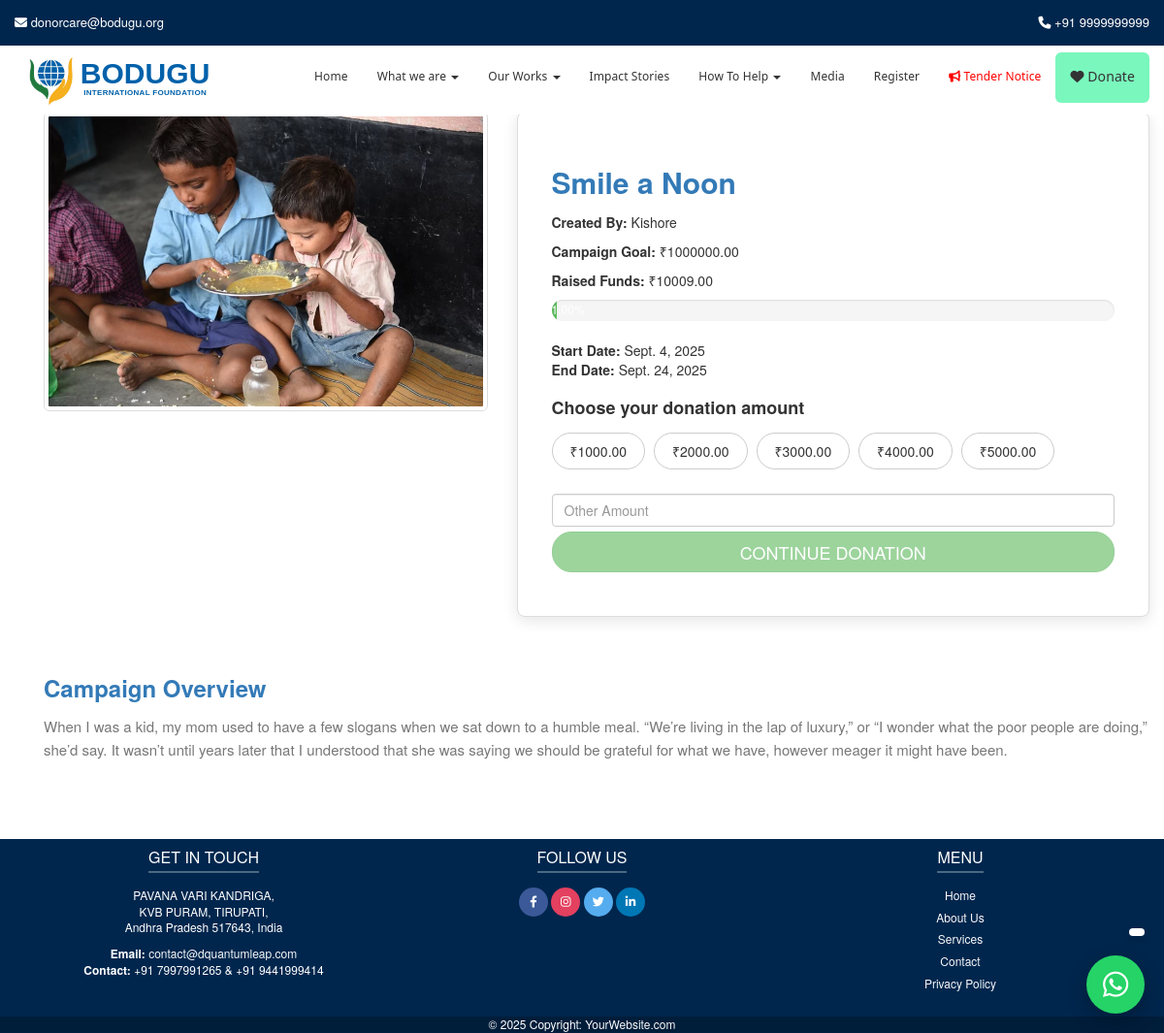
The page /campaigns/smile-a-noon/ on the database its author committed.
### trust/models.py (models this page shows, shortened)
class Campaign(models.Model):
    title = models.CharField(max_length=200)
    slug = models.SlugField(unique=True, blank=True)
    description = models.TextField(blank=True)
    image = models.ImageField(upload_to="campaigns/", blank=True, null=True)
    goal_amount = models.DecimalField(max_digits=12, decimal_places=2, default=0)
    raised_amount = models.DecimalField(max_digits=12, decimal_places=2, default=0)
    start_date = models.DateField(blank=True, null=True)
    end_date = models.DateField(blank=True, null=True)
    created_by = models.CharField(max_length=200, blank=True, null=True)
    @property
    def progress_percentage(self):
        if self.goal_amount > 0:
            return round((self.raised_amount / self.goal_amount) * 100, 2)
        return 0

class CampaignDonationAmount(models.Model):
    campaign = models.ForeignKey(Campaign, related_name="donation_amounts", on_delete=models.CASCADE)
    amount = models.DecimalField(max_digits=10, decimal_places=2)
    description = models.CharField(max_length=255, blank=True)

### trust/views.py (the view)
# urls.py: path("campaigns/<slug:slug>/", views.campaign_detail, name="campaign_detail"),
def campaign_detail(request, slug):
    campaign = get_object_or_404(Campaign, slug=slug)
    donation_options = campaign.donation_amounts.all()  # Related name in CampaignDonationAmount
    return render(request, "trust/campaign_detail.html", {
        "campaign": campaign,
        "donation_options": donation_options,
    })

### trust/context_processors.py (called while the page is built)
def areas_processor(request):
    return {
        "areas": AreaOfWork.objects.all()
    }

### templates/trust/campaign_detail.html (shortened to what this page needs)
{% extends "base.html" %}
{% load static %}
{% block content %}
<div class="container campaign-detail">
    <div class="row">
        <div class="col-md-5 col-sm-12 text-center">
            {% if campaign.image %}
                <img src="{{ campaign.image.url }}"
                     class="img-responsive img-thumbnail campaign-img"
                     alt="{{ campaign.title }}">
            {% endif %}
        </div>
        <div class="col-md-7 col-sm-12">
            <div class="panel panel-default campaign-info-panel">
                <div class="panel-body">
                    <h2 class="text-primary campaign-title">
                        {{ campaign.title }}
                    </h2>
                    {% if campaign.created_by %}
                        <p><strong>Created By:</strong> {{ campaign.created_by }}</p>
                    {% endif %}
                    <div class="campaign-goal">
                        <p><strong>Campaign Goal:</strong> ₹{{ campaign.goal_amount|floatformat:2 }}</p>
                        <p><strong>Raised Funds:</strong> ₹{{ campaign.raised_amount|floatformat:2 }}</p>
                        <div class="progress" style="height:22px; border-radius:12px;">
                            <div class="progress-bar progress-bar-success"
                                 role="progressbar"
                                 style="width: {{ campaign.progress_percentage }}%">
                                {{ campaign.progress_percentage }}%
                            </div>
                        </div>
                    </div>
                    <p>
                        {% if campaign.start_date %}<strong>Start Date:</strong> {{ campaign.start_date }} <br>{% endif %}
                        {% if campaign.end_date %}<strong>End Date:</strong> {{ campaign.end_date }}{% endif %}
                    </p>
                    <h4 class="donation-heading">Choose your donation amount</h4>
                    <div class="donation-options">
                        {% for option in donation_options %}
                            <button class="btn btn-default btn-donation" type="button"
                                onclick="
                                    document.getElementById('donation_amount').value={{ option.amount }};
                                    updateDonateButton();
                                ">
                                ₹{{ option.amount }}
                            </button>
                        {% empty %}
                            <p class="text-muted">No predefined donation amounts available for this campaign.</p>
                        {% endfor %}
                    </div>
                    <input type="number" id="donation_amount" class="form-control mb-3" placeholder="Other Amount">
                    <a id="donate-btn" class="btn btn-success btn-donation btn-lg btn-block disabled"
                       href="javascript:void(0)">
                        CONTINUE DONATION
                    </a>
                </div>
            </div>
        </div>
    </div>
    <div style="margin-top:40px;">
        <h3 class="text-primary campaign-overview-heading">Campaign Overview</h3>
        <p class="text-muted campaign-description">
            {{ campaign.description|safe }}
        </p>
    </div>
</div>
{% endblock %}

### templates/base.html (style rules this page uses)
:root { --site-bg: #fff; }
body { font-family: "Helvetica Neue", Helvetica, Arial, sans-serif; background-color: var(--site-bg); padding-top: 15px; }
html, body { overflow-x: hidden; }

### templates/trust/campaign_detail.html (style rules this page uses)
.campaign-detail { margin-top: 100px; margin-bottom: 70px; }
.campaign-img { max-height: 320px; object-fit: cover; border-radius: 6px; margin-bottom: 20px; }
.campaign-info-panel { box-shadow: 0 4px 15px rgba(0,0,0,0.1); border-radius: 8px; padding: 20px; }
.campaign-title { font-weight: 600; margin-bottom: 15px; }
.donation-heading { font-weight: 600; margin-top: 20px; margin-bottom: 10px; }
.donation-options { margin-bottom: 15px; }
.btn-donation { border-radius: 20px; margin: 5px 5px 10px 0; padding: 8px 18px; transition: all 0.3s ease; cursor: pointer; }
.btn-donation.disabled { opacity: 0.6; pointer-events: none; }
.campaign-overview-heading { font-weight: 600; margin-bottom: 15px; }
.campaign-description { font-size: 15px; line-height: 1.6; }

### rows shown on the page
Campaign: image (picture), title "Smile a Noon", created_by "Kishore", goal_amount "1000000.00", raised_amount "10009.00", progress_percentage "1.00", start_date "Sept. 4, 2025", end_date "Sept. 24, 2025", description "When I was a kid, my mom used to have a few slogans when we sat down to a humble meal. “We’re living in the lap of luxury,” or “I wonder what the poor people are doing,” she’d say. It wasn’t until years later that I understood that she was saying we should be grateful for what we have, however meager it might have been."
CampaignDonationAmount: amount "1000.00"
CampaignDonationAmount: amount "2000.00"
CampaignDonationAmount: amount "3000.00"
CampaignDonationAmount: amount "4000.00"
CampaignDonationAmount: amount "5000.00"
